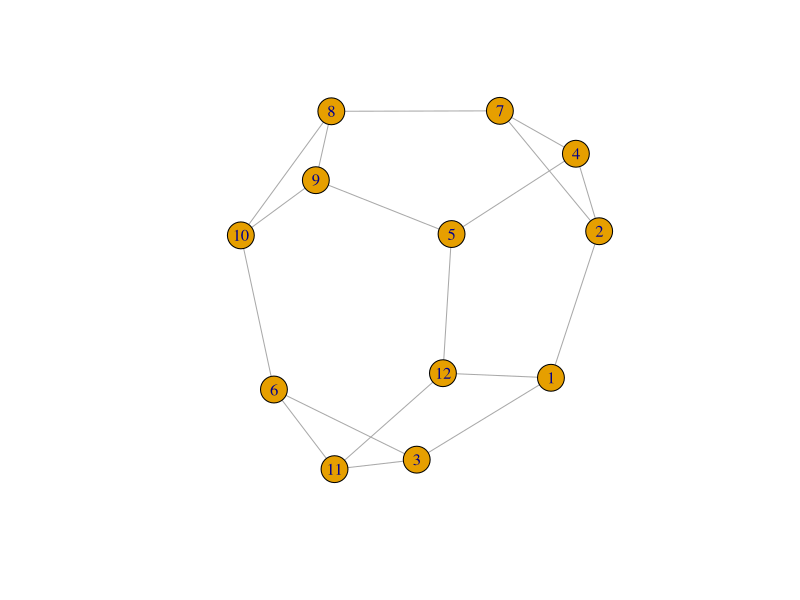
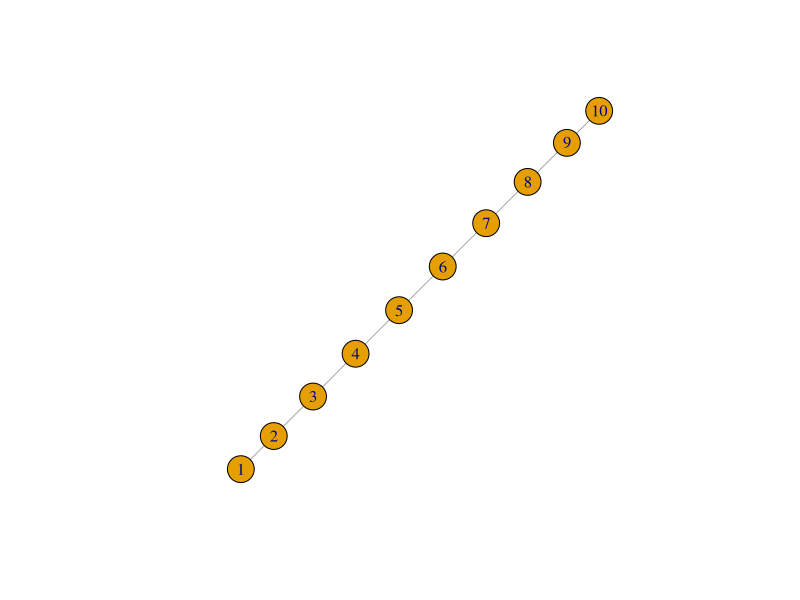
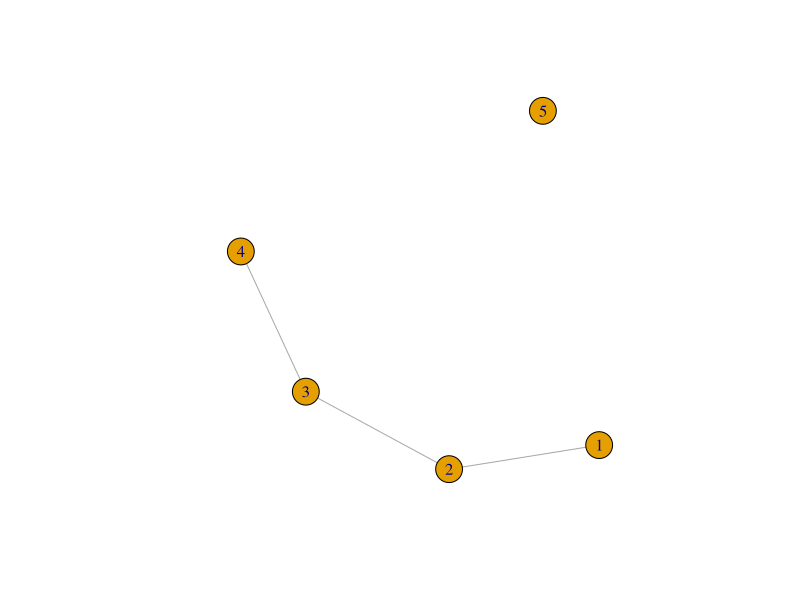
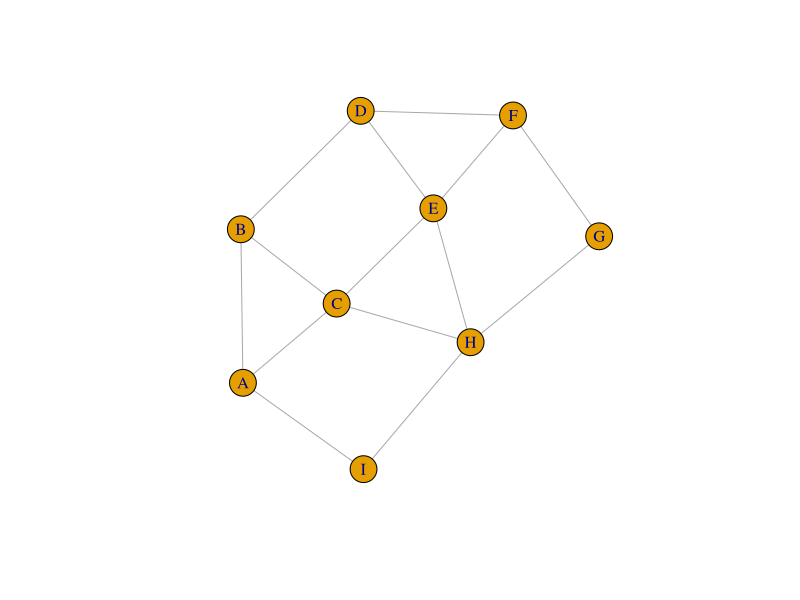
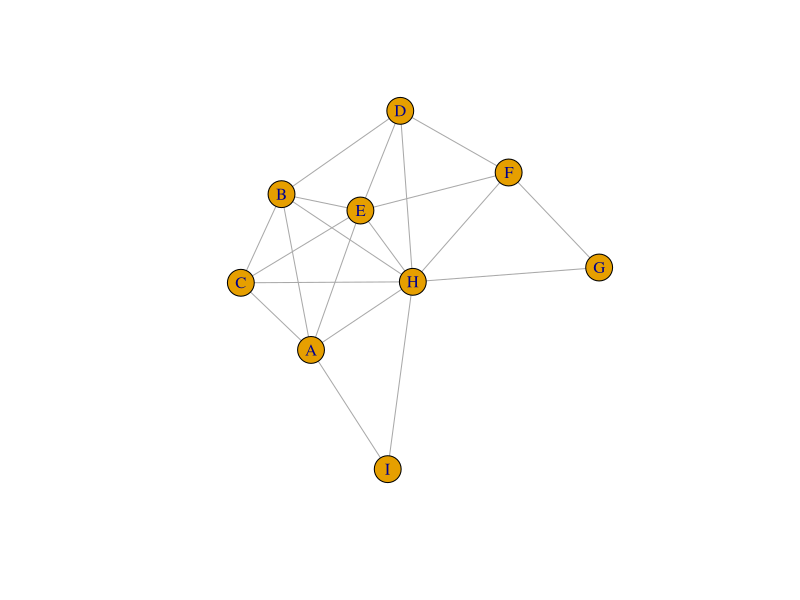

The R script that drew these images, in order: (Note: this script raises an error after producing the figures.)
## ---- chunk 1
library("igraph")

g <- make_empty_graph()
## ---- chunk 2
g <- make_graph(edges = c(1,2, 1,5), n=10, directed = FALSE)
## ---- chunk 3
g
## ---- chunk 4
summary(g)
## ---- chunk 5
g <- make_graph('Frucht')
## ---- chunk 6
plot(g)
## ---- chunk 7
g <- make_graph( ~ A-B, C-D, E-F, G-H, I, J, K)
g
## ---- chunk 8
g <- make_empty_graph()

g <- add_vertices(g,3)
## ---- chunk 9
g <- add_edges(g, edges = c(1,2, 1,3))
## ---- chunk 10
g <- g %>% add_edges(edges=c(3,1)) %>% add_vertices(3) %>% add_edges(edges=c(3,4, 4,5, 5,6, 6,4))
g
## ---- chunk 11
get.edge.ids(g, c(3,4))
## ---- chunk 12
g <- delete_edges(g, 4)
## ---- chunk 13
g <- make_ring(10) %>% delete_edges("10|1")
plot(g)
## ---- chunk 14
g <- make_ring(5)
g <- delete_edges(g, get.edge.ids(g, c(1,5, 4,5)))
plot(g)
## ---- chunk 15
g1 <- graph_from_literal(A-B:C:I, B-A:C:D, C-A:B:E:H, D-B:E:F,
                         E-C:D:F:H, F-D:E:G, G-F:H, H-C:E:G:I,
                         I-A:H)
plot(g1)
## ---- chunk 16
is_chordal(g1, fillin=TRUE)
## ---- chunk 17
chordal_graph <- add_edges(g1, c(2,6, 8,7, 5,7, 2,7, 6,1, 7,1))
plot(chordal_graph)
## ---- chunk 18
graph1 <- make_tree(127, 2, mode = "undirected")
summary(g)
## ---- chunk 19
graph2 <- make_tree(127, 2, mode = "undirected")
## ---- chunk 20
identical_graphs(graph1,graph2)
## ---- chunk 21
graph1 <- sample_grg(100, 0.2)
summary(graph1)
## ---- chunk 22
graph2 <- sample_grg(100, 0.2)
identical_graphs(graph1,graph2)
## ---- chunk 23
isomorphic(graph1,graph2)
## ---- chunk 24
g <- make_graph(~ Alice-Bob:Claire:Frank, Claire-Alice:Dennis:Frank:Esther, George-Dennis:Frank, Dennis-Esther)
## ---- chunk 25
V(g)$age <- c(25, 31, 18, 23, 47, 22, 50) 
V(g)$gender <- c("f", "m", "f", "m", "m", "f", "m")
E(g)$is_formal <- c(FALSE, FALSE, TRUE, TRUE, TRUE, FALSE, TRUE, FALSE, FALSE)
summary(g)
## ---- chunk 26
E(g)$is_formal
## ---- chunk 27
E(g)$is_formal[1] <- c(TRUE)
## ---- chunk 28
E(g)$is_formal
## ---- chunk 29
g$date <- c("2022-02-11")
graph_attr(g, "date")
## ---- chunk 30
match(c("George"),V(g)$name)
## ---- chunk 31
V(g)$name[1:3] <- c("Alejandra", "Bruno", "Carmina")
V(g)
## ---- chunk 32
g <- delete_vertex_attr(g,"gender")
V(g)$gender
## ---- chunk 33
degree(g)
## ---- chunk 34
degree(g,7)
## ---- chunk 35
degree(g, v = c(3,4,5))
## ---- chunk 36
edge_betweenness(g)
## ---- chunk 37
ebs <- edge_betweenness(g)
as_edgelist(g)[ebs == max(ebs), ]
## ---- chunk 38
degree(g)
## ---- chunk 39
    degree(g)[3]
## ---- chunk 40
which.max(degree(g))
## ---- chunk 41
graph <- graph.full(n=10)
only_odd_vertices <- which(V(graph)%%2==1)
length(only_odd_vertices)
## ---- chunk 42
seq <- V(graph)[2,3,7]
length(seq)
## ---- chunk 43
seq
## ---- chunk 44
seq <- seq[1,3]    #filtering an existing vertex set
seq
## ---- chunk 45
V(g)$name[which(V(g)$age < 30)]
## ---- chunk 46
V(g)$degree <- c("A", "B", "C", "D", "E", "F", "G")
V(g)$degree[degree(g) == 3]
## ---- chunk 47
    V(g)$name[degree(g) == 3]
## ---- chunk 48
E(g)[from(3)]
## ---- chunk 49
E(g) [ 3:5 %--% 5:6 ]
## ---- chunk 50
V(g)$gender <- c("f", "m", "f", "m", "m", "f", "m")
## ---- chunk 51
men <- V(g)$name[(which(V(g)$gender == "m"))]
men
## ---- chunk 52
women <- V(g)$name[(which(V(g)$gender == "f"))]
women
## ---- chunk 53
E(g)[men %--% women]
## ---- chunk 54
Carmina <- match(c("Carmina"),V(g)$name)
Carmina
## ---- chunk 55
match(c("Joe"),V(g)$name)
## ---- chunk 56
degree(g,v="Dennis")
## ---- chunk 57
get.adjacency(g)
## ---- chunk 58
layout <- layout.kamada.kawai(g)
## ---- chunk 59
layout <- layout_with_kk(g)
## ---- chunk 60
layout <- layout.reingold.tilford(g, root= 2)
## ---- chunk 61
layout <- layout_as_tree(g, root = 2)
## ---- chunk 62
layout <- layout_with_kk(g)
## ---- chunk 63
plot(g, layout = layout, main = "Our social network with the Kamada-Kawai layout algorithm")
## ---- chunk 64
V(g)$gender_num <- c(1,2,1,2,1,2,2)
colors <- c("yellow", "red")
V(g)$color <- colors[V(g)$gender_num]
plot(g, layout = layout, main = "Our social network - with names as labels and genders as colors")
## ---- chunk 65
V(g)$color <- ifelse(V(g)$gender == "m", "red","yellow")
plot(g, layout = layout)
## ---- chunk 66
plot(g, layout= layout, vertex.color=as.factor(V(g)$gender))
## ---- chunk 67
plot(g, layout= layout, vertex.color=c( "yellow", "red")[1+(V(g)$gender == "f")])
## ---- chunk 68
plot(g, layout =layout, vertex.size = 20, margin = 0.5,
           vertex.color=c( "red", "yellow")[1+(V(g)$gender == "m")], 
           edge.width=c(1,3)[1+(E(g)$is_formal == TRUE)],
           )
